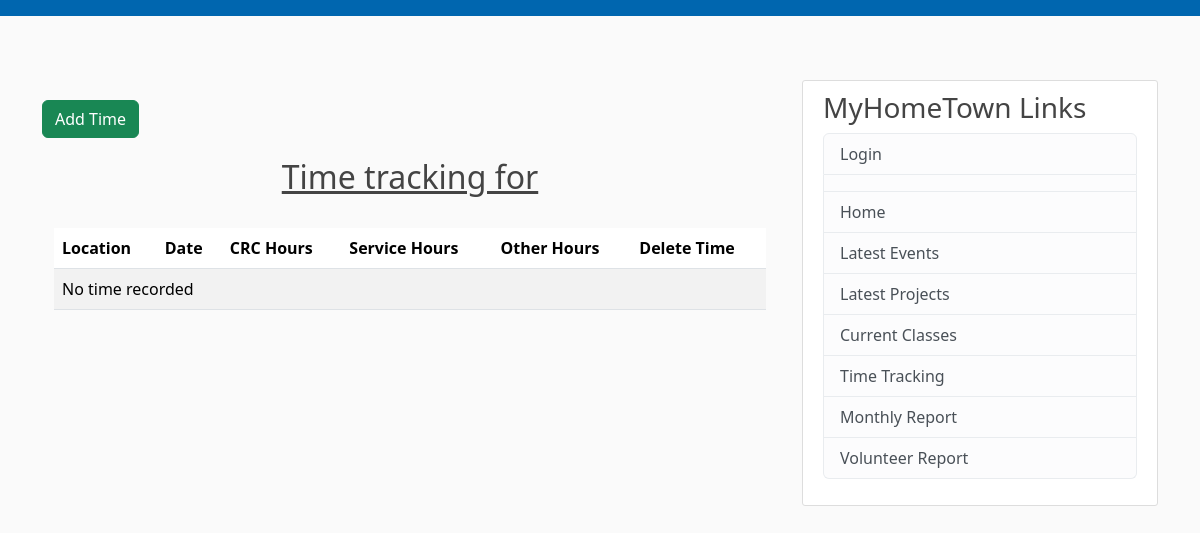
The app's page /private/time/, older data.
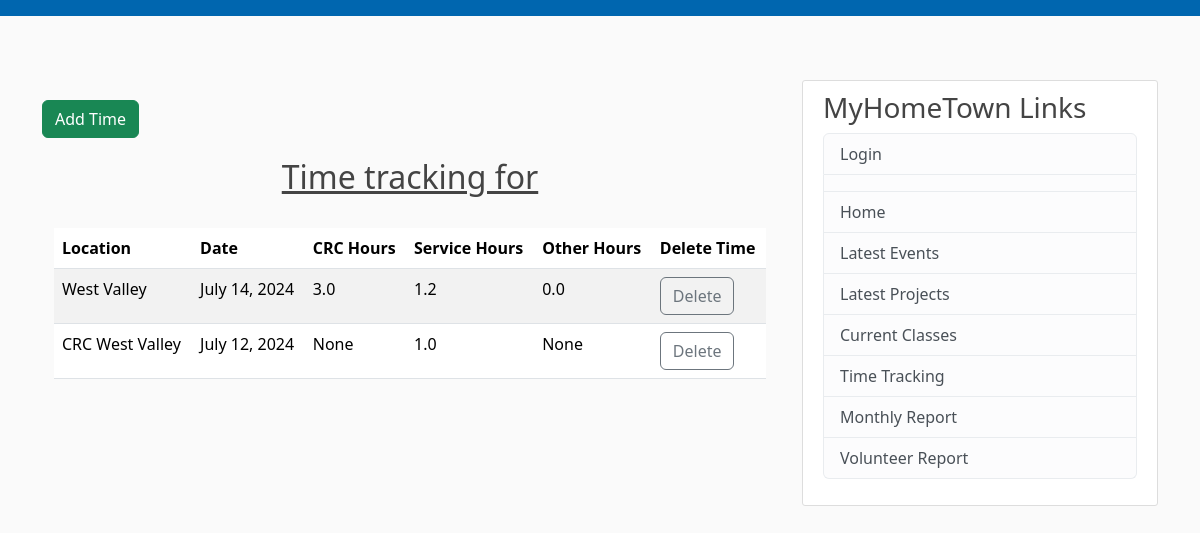
The same page, newer data.
### common/models.py (models this page shows, shortened)
class TimeTrack(models.Model):
    location = models.CharField(max_length=255)
    date = models.DateField(default=timezone.now)
    date_posted = models.DateTimeField(default=timezone.now)
    crc = models.FloatField(null=True, blank=True)
    service = models.FloatField(null=True, blank=True)
    other = models.FloatField(null=True, blank=True)
    author = models.ForeignKey(User, on_delete=models.CASCADE)

### private/views.py (the view)
# urls.py: path('time/', TimeListView.as_view(), name="time-list"),
class TimeListView(ListView):
    model = TimeTrack
    template_name = 'time/time_list.html'
    context_object_name = 'times'
    ordering = ['-date', '-date_posted']

### private/templates/time/time_list.html (shortened to what this page needs)
{% extends "private/base.html" %}
{% block content %}
<p>
  <li class="btn btn-success btn=sm mt-1 mb-1"><a class="nav-item nav-link" href="{% url 'time-create' %}">Add Time</a></li>
</p>
<div class="container">
  <h2 class="text-center"><u>Time tracking for {{ user.get_username }}</u></h2><br>
  <table class="table table-striped">
    <thead>
      <tr>
        <th>Location</th>
        <th>Date</th>
        <th>CRC Hours</th>
        <th>Service Hours</th>
        <th>Other Hours</th>
        <th>Delete Time</th>
      </tr>
    </thead>
    <tbody>
    {% if times %}
      {% for time in times %}
        <tr>
          <td>{{ time.location }}</td>
          <td>{{ time.date }}</td>
          <td>{{ time.crc }}</td>
          <td>{{ time.service }}</td>
          <td>{{ time.other }}</td>
          <td><a class="btn btn-outline-secondary" href="{% url 'time-delete' time.id %}">Delete</a></td>
        </tr>
      {% endfor %}
    {% else %}
      <td colspan="6">No time recorded</td>
    {% endif %}
    </tbody>
  </table>
</div>
{% endblock %}

Row changes from the older to the newer data that the page shows:
added TimeTrack: location "West Valley", date "July 14, 2024", crc "3.0", service "1.2", other "0.0"
added TimeTrack: location "CRC West Valley", date "July 12, 2024", crc "None", service "1.0", other "None"
Text that changed along with them:
text no longer shown: "No time recorded"
